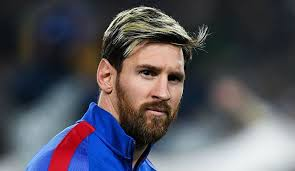
#> input picture images (5).jpg, 295 x 171 px
$ python 'ear _detection.py'
#> lines starting #> are read from the running program, lines starting #| are printed output that depends on the picture; after the words box and inside, x2 and y2 are one past the last pixel; in counts of white or black regions, pixels touching at a corner belong together
#This project detects faces and eyes in any image
#import the necessary libraries

import numpy as np
import cv2
#load the xml files for face, eye and mouth detection into the program
face_cascade=cv2.CascadeClassifier('haarcascade_frontalface_default.xml')
#eye_cascade = cv2.CascadeClassifier('haarcascade_eye.xml')
#mouth_cascade = cv2.CascadeClassifier('haarcascade_mcs_mouth.xml')

#read the image for furthur editing
image = cv2.imread('images (5).jpg')
#> image is the input picture: shape (171, 295, 3); mean B, G, R 91.7, 83.2, 84.5
#show the original image
cv2.imshow('Original image', image)
cv2.waitKey(0)

#convert the RBG image to gray scale image
gray_image = cv2.cvtColor(image, cv2.COLOR_BGR2GRAY)
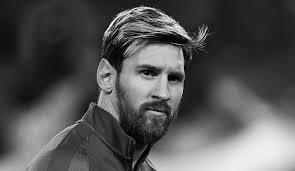
#> gray_image: shape (171, 295); min 0, max 254, mean 84.6
# identify the face using haar-based classifiers
faces = face_cascade.detectMultiScale(image, 1.4, 4)
#> faces = [[114, 40, 92, 92]]

#iteration through the faces array and draw a rectangle
for(x, y, w, h) in faces:
    cv2.rectangle(image, (x, y), (x+w, y+h), (0, 0, 255), 2)
    roi_gray = gray_image[y:y+h, x:x+w]
    roi_color = image[y:y+h, x:x+w]
#> this loop made 1 pass
#> pass 1, `roi_gray = gray_image[y:y+h, x:x+w]`:
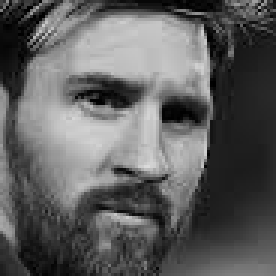
#> roi_gray: shape (92, 92) (shown 3 times larger); min 0, max 219, mean 94.4
#> pass 1, `roi_color = image[y:y+h, x:x+w]`:
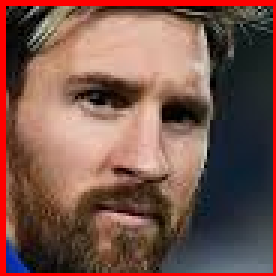
#> roi_color: shape (92, 92, 3) (shown 3 times larger); mean B, G, R 75.6, 85.2, 121.6
#> after the loop:
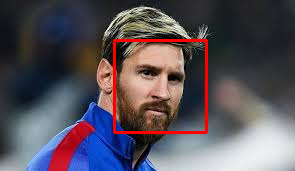
#> image: shape (171, 295, 3); 2.18% of pixels changed, all inside (x1, y1, x2, y2) = (113, 39, 208, 134)

# [11 lines of commented-out code are left out]
cv2.imshow('face, eyes and mouth detected image', image)
cv2.waitKey()
